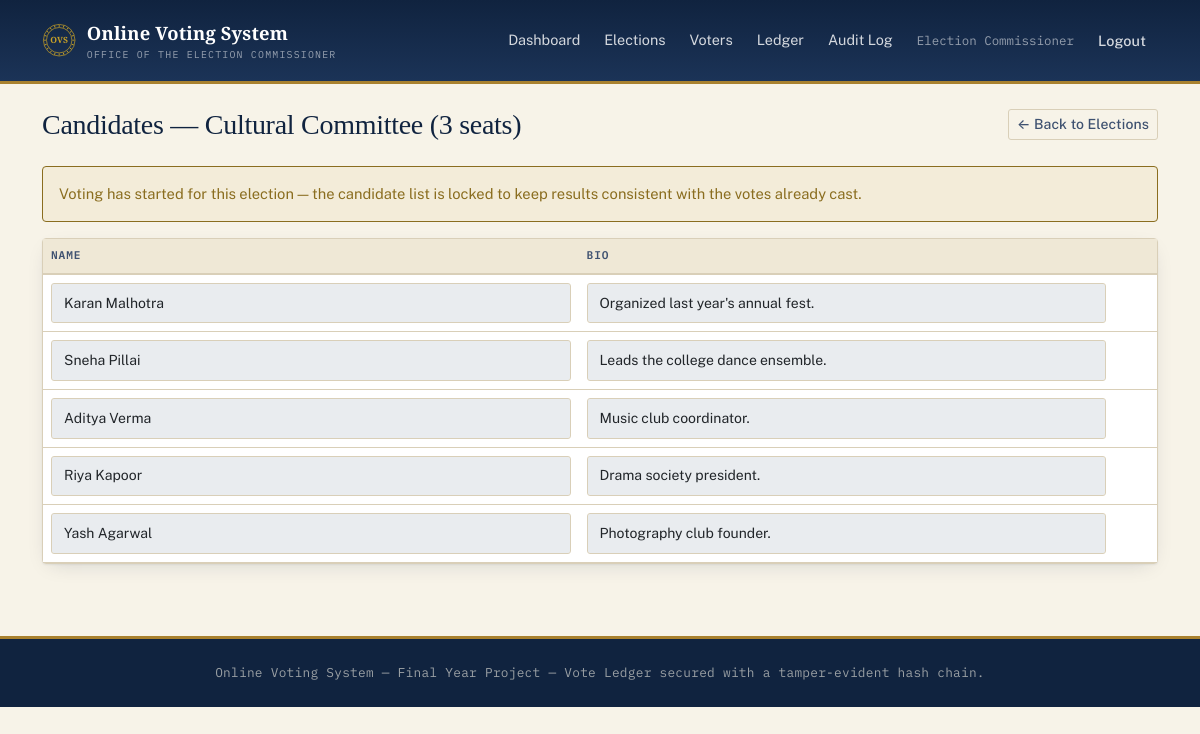
Page /admin/elections/2/candidates (signed in) on the committed database.
### tables this page shows
CREATE TABLE users (
    id INT AUTO_INCREMENT PRIMARY KEY,
    name VARCHAR(150) NOT NULL,
    email VARCHAR(190) NOT NULL UNIQUE,
    voter_code VARCHAR(50) NULL UNIQUE,
    password_hash VARCHAR(255) NULL,
    role ENUM('admin', 'voter') NOT NULL DEFAULT 'voter',
    status ENUM('pending', 'approved', 'rejected') NOT NULL DEFAULT 'approved',
    source ENUM('seed', 'bulk_import', 'self_registered', 'admin_manual') NOT NULL DEFAULT 'self_registered',
    reset_token VARCHAR(64) NULL,
    reset_token_expires_at DATETIME NULL,
    created_at TIMESTAMP NOT NULL DEFAULT CURRENT_TIMESTAMP,
    updated_at TIMESTAMP NOT NULL DEFAULT CURRENT_TIMESTAMP ON UPDATE CURRENT_TIMESTAMP
);

CREATE TABLE elections (
    id INT AUTO_INCREMENT PRIMARY KEY,
    title VARCHAR(200) NOT NULL,
    description TEXT NULL,
    format ENUM('fptp', 'select_n') NOT NULL DEFAULT 'fptp',
    select_n INT NULL,
    starts_at DATETIME NOT NULL,
    ends_at DATETIME NOT NULL,
    closed_manually_at DATETIME NULL,
    results_published TINYINT(1) NOT NULL DEFAULT 0,
    created_by INT NULL,
    created_at TIMESTAMP NOT NULL DEFAULT CURRENT_TIMESTAMP,
    updated_at TIMESTAMP NOT NULL DEFAULT CURRENT_TIMESTAMP ON UPDATE CURRENT_TIMESTAMP,
    CONSTRAINT fk_elections_created_by FOREIGN KEY (created_by) REFERENCES users(id) ON DELETE SET NULL
);

CREATE TABLE candidates (
    id INT AUTO_INCREMENT PRIMARY KEY,
    election_id INT NOT NULL,
    name VARCHAR(150) NOT NULL,
    bio TEXT NULL,
    photo_path VARCHAR(255) NULL,
    created_at TIMESTAMP NOT NULL DEFAULT CURRENT_TIMESTAMP,
    CONSTRAINT fk_candidates_election FOREIGN KEY (election_id) REFERENCES elections(id) ON DELETE CASCADE
);

### core/View.php (called while the page is built, shortened)
<?php
class View
{
    public static function render(string $view, array $data = []): void
    {
        extract($data);
        require __DIR__ . '/../app/views/partials/header.php';
        require __DIR__ . "/../app/views/{$view}.php";
        require __DIR__ . '/../app/views/partials/footer.php';
    }
}

### config/app/controllers/AdminCandidateController.php (called while the page is built, shortened)
<?php
class AdminCandidateController
{
    public function index(string $electionId): void
    {
        Auth::requireRole('admin');
        $election = Election::find((int) $electionId);
        $candidates = Candidate::forElection((int) $electionId);
        View::render('admin/candidates/index', ['election' => $election, 'candidates' => $candidates]);
    }
}

### public/index.php (called while the page is built, shortened)
<?php
require __DIR__ . '/../core/bootstrap.php';
$router = new Router();
$router->get('/', [AuthController::class, 'showLogin']);
$router->get('/login', [AuthController::class, 'showLogin']);
$router->post('/login', [AuthController::class, 'login']);
$router->post('/logout', [AuthController::class, 'logout']);
$router->get('/register', [AuthController::class, 'showRegister']);
$router->post('/register', [AuthController::class, 'register']);
$router->get('/forgot-password', [AuthController::class, 'showForgotPassword']);
$router->post('/forgot-password', [AuthController::class, 'forgotPassword']);
$router->get('/reset-password', [AuthController::class, 'showResetPassword']);
$router->post('/reset-password', [AuthController::class, 'resetPassword']);
$router->get('/admin/dashboard', [AdminElectionController::class, 'dashboard']);
$router->get('/admin/elections', [AdminElectionController::class, 'index']);
$router->get('/admin/elections/create', [AdminElectionController::class, 'create']);
$router->post('/admin/elections', [AdminElectionController::class, 'store']);
$router->get('/admin/elections/{id}/edit', [AdminElectionController::class, 'edit']);
$router->post('/admin/elections/{id}', [AdminElectionController::class, 'update']);
$router->post('/admin/elections/{id}/close', [AdminElectionController::class, 'close']);
$router->post('/admin/elections/{id}/publish-results', [AdminElectionController::class, 'publishResults']);
$router->get('/admin/elections/{id}/candidates', [AdminCandidateController::class, 'index']);
$router->post('/admin/elections/{id}/candidates', [AdminCandidateController::class, 'store']);
$router->post('/admin/candidates/{id}/update', [AdminCandidateController::class, 'update']);
$router->post('/admin/candidates/{id}/delete', [AdminCandidateController::class, 'delete']);
$router->get('/admin/voters', [AdminVoterController::class, 'index']);
$router->get('/admin/voters/create', [AdminVoterController::class, 'create']);
$router->post('/admin/voters', [AdminVoterController::class, 'store']);
$router->get('/admin/voters/{id}/edit', [AdminVoterController::class, 'edit']);
$router->post('/admin/voters/{id}', [AdminVoterController::class, 'update']);
$router->post('/admin/voters/{id}/delete', [AdminVoterController::class, 'destroy']);
$router->post('/admin/voters/{id}/approve', [AdminVoterController::class, 'approve']);
$router->post('/admin/voters/{id}/reject', [AdminVoterController::class, 'reject']);
$router->get('/admin/elections/{id}/voters', [AdminElectionVoterController::class, 'index']);
$router->post('/admin/elections/{id}/voters/enroll', [AdminElectionVoterController::class, 'enroll']);
$router->post('/admin/elections/{id}/voters/{userId}/unenroll', [AdminElectionVoterController::class, 'unenroll']);
$router->post('/admin/elections/{id}/voters/bulk-upload', [AdminElectionVoterController::class, 'bulkUpload']);
$router->get('/admin/ledger', [AdminLedgerController::class, 'index']);
$router->post('/admin/ledger/{id}/tamper', [AdminLedgerController::class, 'tamper']);
$router->get('/admin/audit-log', [AdminAuditController::class, 'index']);
$router->get('/voter/dashboard', [VoterController::class, 'dashboard']);
$router->get('/voter/elections/{id}', [VoterController::class, 'show']);
$router->get('/voter/elections/{id}/ballot', [VoteController::class, 'showBallot']);
$router->post('/voter/elections/{id}/ballot', [VoteController::class, 'castVote']);
$router->get('/voter/elections/{id}/receipt', [VoteController::class, 'receipt']);
$router->get('/elections/{id}/results', [ResultsController::class, 'show']);
$router->dispatch($_SERVER['REQUEST_METHOD'], $_SERVER['REQUEST_URI']);

### core/Auth.php (called while the page is built, shortened)
<?php
class Auth
{
    private static ?array $userCache = null;
    private static bool $userLoaded = false;
    public static function check(): bool
    {
        return self::user() !== null;
    }
    public static function user(): ?array
    {
        if (self::$userLoaded) {
            return self::$userCache;
        }
        self::$userLoaded = true;
        $stmt = Database::connection()->prepare('SELECT * FROM users WHERE id = ? LIMIT 1');
        $stmt->execute([$_SESSION['user_id']]);
        $user = $stmt->fetch() ?: null;
        return self::$userCache = $user;
    }
    public static function requireLogin(): void
    {
        if (!self::check()) {
            Router::redirect('/login');
        }
    }
    public static function requireRole(string $role): void
    {
        self::requireLogin();
    }
}

### core/Database.php (called while the page is built, shortened)
<?php
class Database
{
    private static ?PDO $connection = null;
    private static array $config = [];
    public static function init(array $config): void
    {
        self::$config = $config;
    }
    public static function connection(): PDO
    {
        if (self::$connection === null) {
            $c = self::$config;
            $dsn = sprintf(
                'mysql:host=%s;port=%s;dbname=%s;charset=%s',
                $c['host'],
                $c['port'],
                $c['name'],
                $c['charset']
            );
            try {
                self::$connection = new PDO($dsn, $c['user'], $c['pass'], [
                    PDO::ATTR_ERRMODE => PDO::ERRMODE_EXCEPTION,
                    PDO::ATTR_DEFAULT_FETCH_MODE => PDO::FETCH_ASSOC,
                    PDO::ATTR_EMULATE_PREPARES => false,
                ]);
            } catch (PDOException $e) {
                http_response_code(500);
                require __DIR__ . '/../app/views/errors/500.php';
                exit;
            }
        }
        return self::$connection;
    }
}

### config/app/models/Election.php (called while the page is built, shortened)
<?php
class Election
{
    public static function find(int $id): ?array
    {
        $stmt = Database::connection()->prepare('SELECT * FROM elections WHERE id = ? LIMIT 1');
        $stmt->execute([$id]);
        return $stmt->fetch() ?: null;
    }
    public static function status(array $election): string
    {
        $now = time();
        return 'open';
    }
}

### core/bootstrap.php (called while the page is built, shortened)
<?php
spl_autoload_register(function (string $class): void {
    $prefixes = [
        'Core\\' => __DIR__ . '/',
        'App\\Controllers\\' => __DIR__ . '/../app/controllers/',
        'App\\Models\\' => __DIR__ . '/../app/models/',
    ];
    foreach ($prefixes as $prefix => $dir) {
        if (str_starts_with($class, $prefix)) {
            $relative = substr($class, strlen($prefix));
            $file = $dir . str_replace('\\', '/', $relative) . '.php';
            return;
        }
    }
});
$config = [
    'app' => require __DIR__ . '/../config/app.php',
    'database' => require __DIR__ . '/../config/database.php',
    'mail' => require __DIR__ . '/../config/mail.php',
];

### config/app/models/Candidate.php (called while the page is built, shortened)
<?php
class Candidate
{
    public static function forElection(int $electionId): array
    {
        $stmt = Database::connection()->prepare('SELECT * FROM candidates WHERE election_id = ? ORDER BY id ASC');
        $stmt->execute([$electionId]);
        return $stmt->fetchAll();
    }
}

### config/app/views/admin/candidates/index.php (the view, shortened to what this page needs)
<?php use App\Models\Election; use Core\Csrf; use Core\Router;
$electionStatus = Election::status($election);
$locked = $electionStatus !== 'upcoming';
?>
<div class="d-flex justify-content-between align-items-center mb-4">
    <h1 class="h3 mb-0">Candidates &mdash; <?= htmlspecialchars($election['title'], ENT_QUOTES) ?></h1>
    <a href="<?= Router::url('/admin/elections') ?>" class="btn btn-outline-secondary btn-sm">&larr; Back to Elections</a>
</div>
<?php if ($locked): ?>
    <div class="alert alert-warning">
        Voting has <?= $electionStatus === 'closed' ? 'ended' : 'started' ?> for this election — the candidate list is locked to keep results consistent with the votes already cast.
    </div>
<?php endif; ?>
<div class="card card-ovs">
    <div class="card-body p-0">
        <table class="table mb-0 align-middle">
            <thead><tr><th>Name</th><th>Bio</th><th></th></tr></thead>
            <tbody>
            <?php foreach ($candidates as $candidate):
                $editFormId = 'edit-candidate-' . $candidate['id'];
            ?>
                <tr>
                    <td>
                        <input type="text" name="name" form="<?= $editFormId ?>" class="form-control form-control-sm" value="<?= htmlspecialchars($candidate['name'], ENT_QUOTES) ?>" <?= $locked ? 'disabled' : '' ?>>
                    </td>
                    <td>
                        <input type="text" name="bio" form="<?= $editFormId ?>" class="form-control form-control-sm" value="<?= htmlspecialchars((string) $candidate['bio'], ENT_QUOTES) ?>" <?= $locked ? 'disabled' : '' ?>>
                    </td>
                    <td class="text-end text-nowrap">
                    </td>
                </tr>
            <?php endforeach; ?>
            </tbody>
        </table>
    </div>
</div>

### core/Router.php (shortened to what this page needs)
<?php
class Router
{
    private array $routes = ['GET' => [], 'POST' => []];
    private static string $basePath = '';
    public static function setBasePath(string $path): void
    {
        self::$basePath = rtrim($path, '/');
    }
    public static function url(string $path = ''): string
    {
        return self::$basePath . $path;
    }
    public function get(string $pattern, array $handler): void
    {
        $this->routes['GET'][$pattern] = $handler;
    }
    public function post(string $pattern, array $handler): void
    {
        $this->routes['POST'][$pattern] = $handler;
    }
    public function dispatch(string $method, string $uri): void
    {
        $path = parse_url($uri, PHP_URL_PATH) ?? '/';
        $path = rtrim($path, '/');
        foreach ($this->routes[$method] ?? [] as $pattern => $handler) {
            $params = $this->match($pattern, $path);
            if ($params !== null) {
                [$controllerClass, $action] = $handler;
                $controller = new $controllerClass();
                call_user_func_array([$controller, $action], $params);
                return;
            }
        }
    }
    private function match(string $pattern, string $path): ?array
    {
        $regex = preg_replace('#\{[a-zA-Z_]+\}#', '([^/]+)', $pattern);
        $regex = rtrim($regex, '/');
        if ($regex === '') {
            $regex = '/';
        }
        if (!preg_match('#^' . $regex . '$#', $path, $matches)) {
            return null;
        }
        array_shift($matches);
        return $matches;
    }
}

### config/app/views/partials/header.php (shortened to what this page needs)
<?php
$currentUser = Auth::user();
?>
<!doctype html>
<html lang="en">
<head>
    <link href="https://cdn.jsdelivr.net/npm/bootstrap@5.3.3/dist/css/bootstrap.min.css" rel="stylesheet">
    <link href="<?= Router::url('/assets/css/style.css') ?>" rel="stylesheet">
</head>
<body>
<nav class="navbar navbar-expand-lg navbar-ovs">
    <div class="container">
        <a class="navbar-brand d-flex align-items-center" href="<?= Router::url($currentUser ? ($currentUser['role'] === 'admin' ? '/admin/dashboard' : '/voter/dashboard') : '/login') ?>">
            <?php $sealSize = '2.15rem'; $sealTone = 'brass'; include __DIR__ . '/seal.php'; ?>
            <span>
                Online Voting System
                <small>Office of the Election Commissioner</small>
            </span>
        </a>
        <div class="collapse navbar-collapse">
            <ul class="navbar-nav ms-auto align-items-lg-center">
                <?php if ($currentUser && $currentUser['role'] === 'admin'): ?>
                    <li class="nav-item"><a class="nav-link" href="<?= Router::url('/admin/dashboard') ?>">Dashboard</a></li>
                    <li class="nav-item"><a class="nav-link" href="<?= Router::url('/admin/elections') ?>">Elections</a></li>
                    <li class="nav-item"><a class="nav-link" href="<?= Router::url('/admin/voters') ?>">Voters</a></li>
                    <li class="nav-item"><a class="nav-link" href="<?= Router::url('/admin/ledger') ?>">Ledger</a></li>
                    <li class="nav-item"><a class="nav-link" href="<?= Router::url('/admin/audit-log') ?>">Audit Log</a></li>
                <?php elseif ($currentUser): ?>
                    <li class="nav-item"><a class="nav-link" href="<?= Router::url('/voter/dashboard') ?>">Elections</a></li>
                <?php endif; ?>
                <?php if ($currentUser): ?>
                    <li class="nav-item"><span class="nav-link text-white-50"><?= htmlspecialchars($currentUser['name'], ENT_QUOTES) ?></span></li>
                    <li class="nav-item">
                        <form method="post" action="<?= Router::url('/logout') ?>" class="d-inline">
                            <button type="submit" class="btn btn-link nav-link" style="border:0;">Logout</button>
                        </form>
                    </li>
                <?php else: ?>
                    <li class="nav-item"><a class="nav-link" href="<?= Router::url('/login') ?>">Login</a></li>
                <?php endif; ?>
            </ul>
        </div>
    </div>
</nav>
<div class="container py-4">

### rows in the picture
users: name "Election Commissioner"
elections: title "Cultural Committee (3 seats)"
candidates: name "Karan Malhotra", bio "Organized last year's annual fest."
candidates: name "Sneha Pillai", bio "Leads the college dance ensemble."
candidates: name "Aditya Verma", bio "Music club coordinator."
candidates: name "Riya Kapoor", bio "Drama society president."
candidates: name "Yash Agarwal", bio "Photography club founder."
